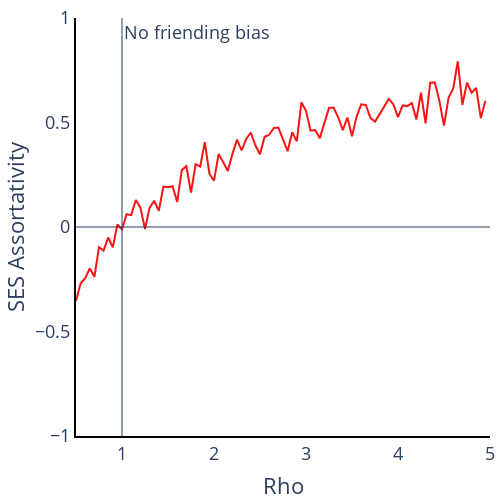

Write notebook code for a chart like this one.
### Code cell
param_dict = {
    'xaxis_title': 'Rho', 
    'yaxis_title': 'SES Assortativity',
    'showlegend': False, 
    'xaxis_range': [0.5,5],
    'yaxis_range': [-1,1]
    }

plotly_lines().line_graph(x_vals=rho_list,y_vals=SES_assortativity_list, param_dict=param_dict, colors = ["rgb(250, 20, 20)"], hline_y = 0, hline_text = '', vline_x = 1, vline_text = 'No friending bias')

### Figure 1 — Plotly figure (JSON) as saved in the notebook; plotly's stock layout.template omitted (floating-point values rounded to 4 significant figures)
{"data": [{"hovertemplate": "x=%{x}<br>y=%{y}<extra></extra>", "legendgroup": "", "line": {"color": "rgb(250, 20, 20)", "dash": "solid"}, "marker": {"symbol": "circle"}, "mode": "lines", "name": "", "orientation": "v", "showlegend": false, "type": "scatter", "x": [0.5, 0.55, 0.6, 0.65, 0.7, 0.75, 0.8, 0.85, 0.9, 0.95, 1.0, 1.05, 1.1, 1.15, 1.2, 1.25, 1.3, 1.35, 1.4, 1.45, 1.5, 1.55, 1.6, 1.65, 1.7, 1.75, 1.8, 1.85, 1.9, 1.95, 2.0, 2.05, 2.1, 2.15, 2.2, 2.25, 2.3, 2.35, 2.4, 2.45, 2.5, 2.55, 2.6, 2.65, 2.7, 2.75, 2.8, 2.85, 2.9, 2.95, 3.0, 3.05, 3.1, 3.15, 3.2, 3.25, 3.3, 3.35, 3.4, 3.45, 3.5, 3.55, 3.6, 3.65, 3.7, 3.75, 3.8, 3.85, 3.9, 3.95, 4.0, 4.05, 4.1, 4.15, 4.2, 4.25, 4.3, 4.35, 4.4, 4.45, 4.5, 4.55, 4.6, 4.65, 4.7, 4.75, 4.8, 4.85, 4.9, 4.95], "xaxis": "x", "y": [-0.3525, -0.2708, -0.2453, -0.1981, -0.2382, -0.09659, -0.1128, -0.05016, -0.09744, 0.0118, -0.01135, 0.06147, 0.05651, 0.1289, 0.09267, -0.009283, 0.09194, 0.1251, 0.07752, 0.1936, 0.19, 0.195, 0.1199, 0.2726, 0.2908, 0.1647, 0.2999, 0.2897, 0.406, 0.255, 0.2209, 0.3492, 0.3102, 0.2681, 0.3487, 0.4182, 0.3669, 0.421, 0.452, 0.3899, 0.348, 0.4315, 0.4411, 0.4738, 0.4759, 0.4219, 0.3625, 0.4533, 0.4098, 0.5964, 0.5563, 0.4607, 0.4641, 0.4252, 0.4972, 0.5695, 0.5715, 0.5251, 0.4634, 0.5237, 0.4346, 0.5282, 0.5871, 0.5842, 0.5222, 0.504, 0.5401, 0.5757, 0.6128, 0.587, 0.5257, 0.5818, 0.5784, 0.5924, 0.5142, 0.6422, 0.4961, 0.6901, 0.6918, 0.6034, 0.4849, 0.6191, 0.6616, 0.7931, 0.5844, 0.6902, 0.6423, 0.6651, 0.5208, 0.6038], "yaxis": "y"}], "layout": {"annotations": [{"showarrow": false, "text": "", "x": 1, "xanchor": "right", "xref": "x domain", "y": 0, "yanchor": "bottom", "yref": "y"}, {"showarrow": false, "text": "No friending bias", "x": 1, "xanchor": "left", "xref": "x", "y": 1, "yanchor": "top", "yref": "y domain"}], "font": {"size": 18}, "height": 500, "legend": {"title": {"text": ""}, "tracegroupgap": 0, "x": 0.75, "y": 1}, "margin": {"b": 5, "l": 5, "r": 5, "t": 5}, "plot_bgcolor": "rgba(0,0,0,0)", "shapes": [{"line": {"width": 1}, "type": "line", "x0": 0, "x1": 1, "xref": "x domain", "y0": 0, "y1": 0, "yref": "y"}, {"line": {"width": 1}, "type": "line", "x0": 1, "x1": 1, "xref": "x", "y0": 0, "y1": 1, "yref": "y domain"}], "showlegend": false, "title": {}, "width": 500, "xaxis": {"anchor": "y", "domain": [0, 1], "linecolor": "rgb(0,0,0)", "linewidth": 2, "range": [0.5, 5], "showgrid": false, "showline": true, "title": {"text": "Rho"}}, "yaxis": {"anchor": "x", "domain": [0, 1], "linecolor": "rgb(0,0,0)", "linewidth": 2, "range": [-1, 1], "showgrid": false, "showline": true, "title": {"text": "SES Assortativity"}}}}
